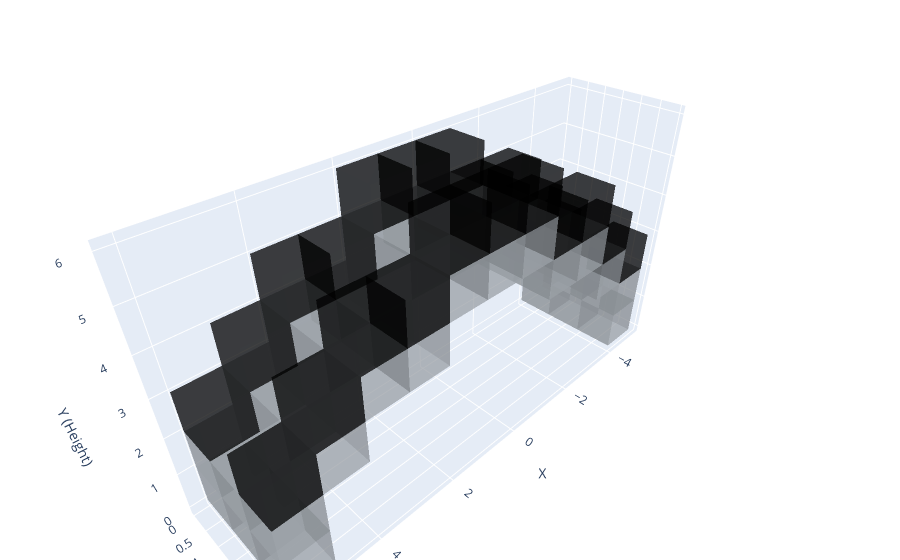

Notebook code for this chart:
### Code cell
from eval_code.viz import plotly_blocks

plotly_blocks.plot(arr_of_coords[0])

### Figure 1 — Plotly figure (JSON) as saved in the notebook; plotly's stock layout.template omitted (floating-point values rounded to 4 significant figures; data arrays with more than 128 entries replaced by an {"elided": "..."} marker saying what was removed)
{"data": [{"facecolor": {"elided": "732 str values"}, "flatshading": true, "i": {"elided": "732 int values"}, "j": {"elided": "732 int values"}, "k": {"elided": "732 int values"}, "opacity": 0.5, "type": "mesh3d", "x": {"elided": "488 int values"}, "y": {"elided": "488 int values"}, "z": {"elided": "488 int values"}}], "layout": {"legend": {"itemsizing": "constant"}, "margin": {"b": 0, "l": 0, "r": 0, "t": 40}, "scene": {"aspectmode": "data", "xaxis": {"title": {"text": "X"}}, "yaxis": {"title": {"text": "Z"}}, "zaxis": {"title": {"text": "Y (Height)"}}}, "title": {"text": ""}}}
